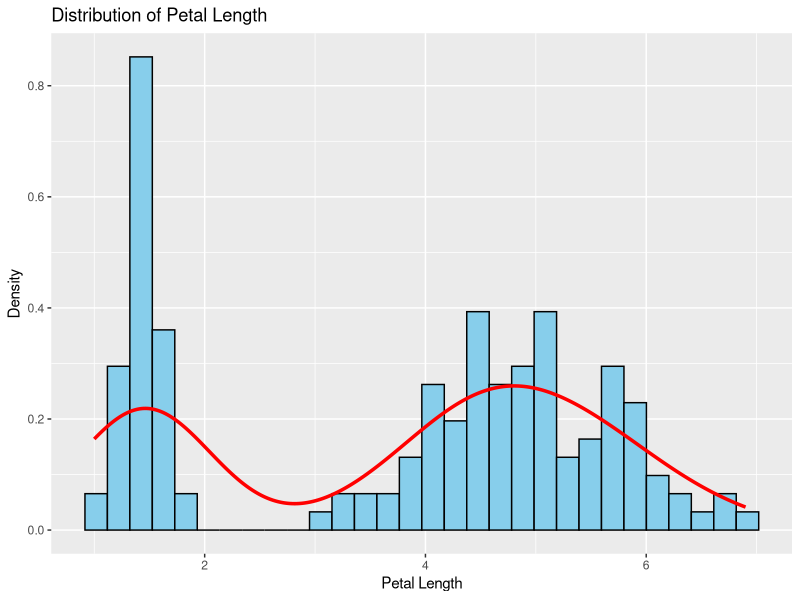

Write the R code that produced this figure. (Note: this script raises an error after producing the figure.)
# normal distribution, 鐘形對稱：平均值、中位數、眾數全部相同
# 約68% 落在 𝜇 ± 1 𝜎 ，95% 落在 𝜇 ± 2 𝜎 

# | 功能          | 說明            | R 寫法                                |
# | ------------ | --------------- | ------------------------------------ |
# | 計算 Z-score  | 對變數標準化      | `scale(x)`                           |
# | 理論常態密度   | 計算機率密度      | `dnorm(x, mean, sd)`                 |
# | 累積分布函數   | $P(X \leq x)$   | `pnorm(x, mean, sd)`                 |
# | 繪圖密度曲線   | 觀察分布狀況      | `geom_density()`, `geom_histogram()` |

library(ggplot2)
# ! aes() 代表「美學映射 (aesthetics)」：把資料欄位映射到圖形屬性（x、y、color、fill、size...）

ggplot(iris, aes(x = Petal.Length)) +
  geom_histogram(aes(y = after_stat(density)), bins = 30, fill = "skyblue", color = "black") +
  geom_density(color = "red", linewidth = 1.2) +
  labs(title = "Distribution of Petal Length", x = "Petal Length", y = "Density")


# 可以只輸出特定己行 c[]
iris$Petal.Length.z <- scale(iris$Petal.Length)
head(iris[c("Petal.Length", "Petal.Length.z")])
head(iris)

# -------------------------------------------------------
# dnorm vs pnorm
# dnorm, density of the normal distribution	
# 理論上的分布，圖會是鐘型
# pnorm, probability of the normal distribution
# 累積的分布，圖最後會到1(100%)

# -------------------------------------------------------
# pull()
# 把 df 拉出來，轉變成 vector，才能在後續傳入數值給其他計算使用

# -------------------------------------------------------
mu <- iris %>% summarise(m = mean(Sepal.Length)) %>% pull(m)
s  <- iris %>% summarise(s = sd(Sepal.Length))   %>% pull(s)

df <- tibble(x = seq(min(iris$Sepal.Length) - 0.5,
                     max(iris$Sepal.Length) + 0.5, by = 0.01)) %>%
  mutate(
    density = dnorm(x, mean = mu, sd = s),
    cdf     = pnorm(x, mean = mu, sd = s)
  )
# head(df)
ggplot(df, aes(x = x)) +
  geom_line(aes(y = density), color = "steelblue", size = 1.2) +
  geom_line(aes(y = cdf), color = "darkorange", size = 1.2) +
  labs(
    title = "dnorm() vs pnorm() for iris$Sepal.Length",
    subtitle = paste0("mean = ", round(mu, 2), ", sd = ", round(s, 2)),
    caption = "blue line's dnorm(), orange line's pnorm()"
  )

# -------------------------------------------------------
# 3.1
iris$Sepal.Length.z <- scale(iris$Sepal.Length)
head(iris)

# 3.2
ggplot(iris, aes(x = Sepal.Length)) +
    geom_histogram(aes(y = after_stat(density)),bins=100, fill = "skyblue", color = "black") +
    geom_density(color = "red", linewidth = 1.2) + 
    labs(title = "Distribution of Sepal Length", x = "Sepal Length", y = "Density")

# 3.3
ggplot(iris, aes(x = Sepal.Length.z)) + 
    geom_histogram(aes(y = after_stat(density)),bins=100, fill = "skyblue", color = "black") +
    geom_density(color = "red", linewidth = 1.2) + 
    geom_vline(xintercept = 0, linetype = "dashed", color = "darkred") + 
    labs(title = "Distribution of Sepal.Length.z", x = "Sepal Length", y = "Density")

# 3.4 小於的機率
# pnorm() 是回傳小於 x 數值的比例
pnorm(iris$Petal.Length, mean(iris$Petal.Length), sd(iris$Petal.Length))
# 這是傳回所有的數值，可以設定要傳回的
pnorm(4, mean = mean(iris$Petal.Length), sd = sd(iris$Petal.Length))
# 0.33382 是33.3%


# 3.5
dnorm(mean(iris$Petal.Length), mean(iris$Petal.Length), sd(iris$Petal.Length))
# 0.2259914
# 這是得出，在全部數據中，x 等同於中位數的機率

# 3.6
p <- ggplot(iris, aes(x = Petal.Length, fill = Species)) + 
  geom_density(alpha = 0.5, linewidth = 0.5) +
  labs(
    title = "Density Plot of Petal Length by Species",
    x = "Petal Length",
    y = "Density"
  )
ggsave("statistic/w1_intro_to_R/line_plot.png", plot = p, width = 6, height = 4)

# alpha = 0.5 這是控直圖案的顏色深淺
